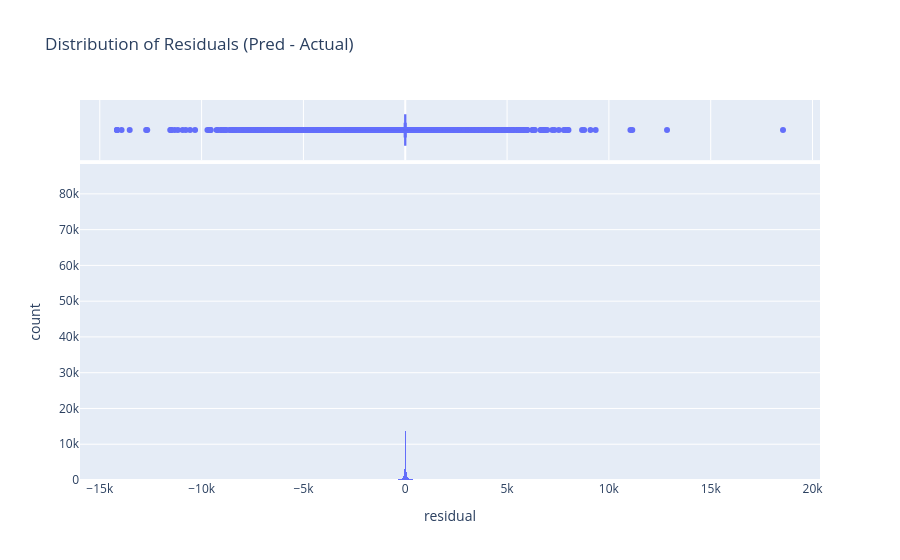

Notebook source saved alongside this figure:
### Markdown cell above
## 3. Statistical Residual Analysis

Validating if the residuals follow theoretical assumptions.

### Code cell
# Normality
residuals_sample = df['residual'].dropna().sample(min(5000, len(df)))
_, p_k2 = stats.normaltest(residuals_sample)
print(f"D'Agostino's K^2 p-value: {p_k2:.4e}")

fig_dist = px.histogram(df, x="residual", marginal="box", title="Distribution of Residuals (Pred - Actual)")
fig_dist.show()

### Figure 1 — Plotly figure (JSON) as saved in the notebook; plotly's stock layout.template omitted (floating-point values rounded to 4 significant figures; data arrays with more than 128 entries replaced by an {"elided": "..."} marker saying what was removed)
{"data": [{"bingroup": "x", "hovertemplate": "residual=%{x}<br>count=%{y}<extra></extra>", "legendgroup": "", "marker": {"color": "#636efa", "pattern": {"shape": ""}}, "name": "", "orientation": "v", "showlegend": false, "type": "histogram", "x": {"elided": "192456 float values"}, "xaxis": "x", "yaxis": "y"}, {"hovertemplate": "residual=%{x}<extra></extra>", "legendgroup": "", "marker": {"color": "#636efa"}, "name": "", "notched": true, "showlegend": false, "type": "box", "x": {"elided": "192456 float values"}, "xaxis": "x2", "yaxis": "y2"}], "layout": {"barmode": "relative", "legend": {"tracegroupgap": 0}, "title": {"text": "Distribution of Residuals (Pred - Actual)"}, "xaxis": {"anchor": "y", "domain": [0, 1], "title": {"text": "residual"}}, "xaxis2": {"anchor": "y2", "domain": [0, 1], "matches": "x", "showgrid": true, "showticklabels": false}, "yaxis": {"anchor": "x", "domain": [0, 0.8316], "title": {"text": "count"}}, "yaxis2": {"anchor": "x2", "domain": [0.8416, 1], "matches": "y2", "showgrid": false, "showline": false, "showticklabels": false, "ticks": ""}}}
